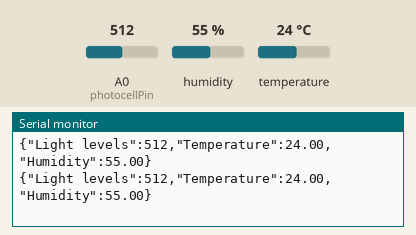
Recording of a sketch running on a simulated Arduino Uno, built with avr-gcc and run on an emulated ATmega328P. Shown: the last lines printed to the serial monitor. Wiring (inferred from the names in the program): DHT11 sensor: data pin 7. Inputs (shaded band) come from the test bench; at power-on: humidity 55 %, A0 (photocellPin) = 512, temperature 24 °C.

Above: at 1.8 s.
1.9 s: humidity set to 22 %
At 2.9 s:
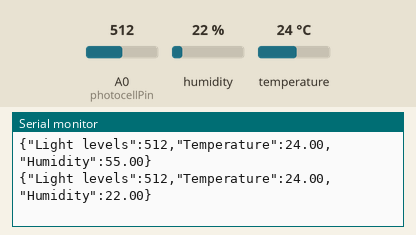
3.4 s: A0 (photocellPin) set to 716
At 4.7 s:
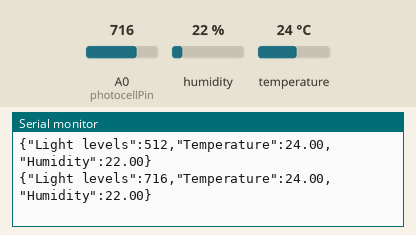
4.9 s: temperature set to 12 °C
At 6.0 s:
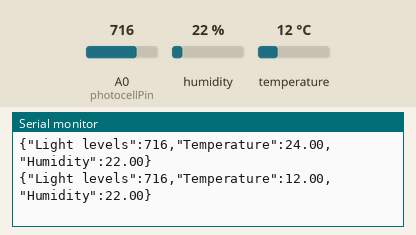
6.4 s: A0 (photocellPin) set to 900
At 7.7 s:
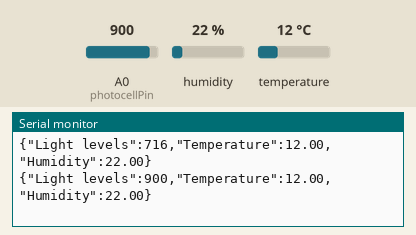
7.9 s: humidity set to 40 %
At 9.0 s:
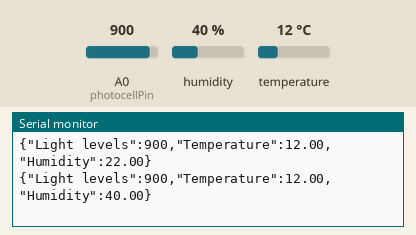
Timing chart, 0 to 10.4 s (numbered marks = the images above; inputs shaded):
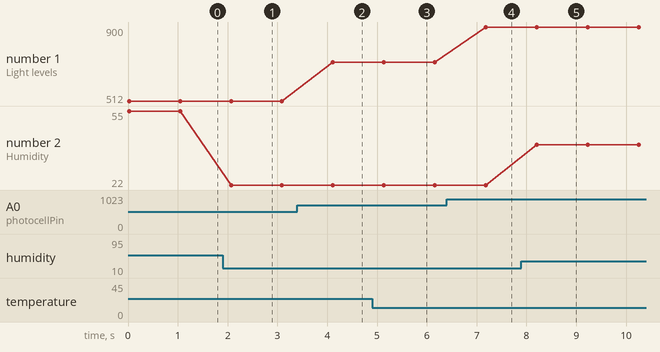

The sketch:

Weatherdetector.ino
```cpp
#include "DHT.h"
int photocellPin = 0;
int photocellReading;

dht DHT;

#define DHT11_PIN 7

void setup(){
  Serial.begin(9600);
}

void loop(){
  int chk = DHT.read11(DHT11_PIN);
  photocellReading = analogRead(photocellPin);
  Serial.print("{\"Light levels\":");
  Serial.print(photocellReading);
  Serial.print( ",\"Temperature\":");
  Serial.print(DHT.temperature);
  Serial.print( ",\"Humidity\":");
  Serial.print(DHT.humidity);
  Serial.println("}");
  delay(1000);
}
```

dht.cpp
```cpp
//
//    FILE: dht.cpp
//  AUTHOR: Rob Tillaart
// VERSION: 0.1.14
// PURPOSE: DHT Temperature & Humidity Sensor library for Arduino
//     URL: http://arduino.cc/playground/Main/DHTLib
//
// HISTORY:
// 0.1.14 replace digital read with faster (~3x) code => more robust low MHz machines.
// 0.1.13 fix negative temperature
// 0.1.12 support DHT33 and DHT44 initial version
// 0.1.11 renamed DHTLIB_TIMEOUT
// 0.1.10 optimized faster WAKEUP + TIMEOUT
// 0.1.09 optimize size: timeout check + use of mask
// 0.1.08 added formula for timeout based upon clockspeed
// 0.1.07 added support for DHT21
// 0.1.06 minimize footprint (2012-12-27)
// 0.1.05 fixed negative temperature bug (thanks to Roseman)
// 0.1.04 improved readability of code using DHTLIB_OK in code
// 0.1.03 added error values for temp and humidity when read failed
// 0.1.02 added error codes
// 0.1.01 added support for Arduino 1.0, fixed typos (31/12/2011)
// 0.1.00 by Rob Tillaart (01/04/2011)
//
// inspired by DHT11 library
//
// Released to the public domain
//

#include "dht.h"

/////////////////////////////////////////////////////
//
// PUBLIC
//

// return values:
// DHTLIB_OK
// DHTLIB_ERROR_CHECKSUM
// DHTLIB_ERROR_TIMEOUT
int dht::read11(uint8_t pin)
{
    // READ VALUES
    int rv = _readSensor(pin, DHTLIB_DHT11_WAKEUP);
    if (rv != DHTLIB_OK)
    {
        humidity    = DHTLIB_INVALID_VALUE; // invalid value, or is NaN prefered?
        temperature = DHTLIB_INVALID_VALUE; // invalid value
        return rv;
    }

    // CONVERT AND STORE
    humidity    = bits[0];  // bits[1] == 0;
    temperature = bits[2];  // bits[3] == 0;

    // TEST CHECKSUM
    // bits[1] && bits[3] both 0
    uint8_t sum = bits[0] + bits[2];
    if (bits[4] != sum) return DHTLIB_ERROR_CHECKSUM;

    return DHTLIB_OK;
}


// return values:
// DHTLIB_OK
// DHTLIB_ERROR_CHECKSUM
// DHTLIB_ERROR_TIMEOUT
int dht::read(uint8_t pin)
{
    // READ VALUES
    int rv = _readSensor(pin, DHTLIB_DHT_WAKEUP);
    if (rv != DHTLIB_OK)
    {
        humidity    = DHTLIB_INVALID_VALUE;  // invalid value, or is NaN prefered?
        temperature = DHTLIB_INVALID_VALUE;  // invalid value
        return rv; // propagate error value
    }

    // CONVERT AND STORE
    humidity = word(bits[0], bits[1]) * 0.1;
    temperature = word(bits[2] & 0x7F, bits[3]) * 0.1;
    if (bits[2] & 0x80)  // negative temperature
    {
        temperature = -temperature;
    }

    // TEST CHECKSUM
    uint8_t sum = bits[0] + bits[1] + bits[2] + bits[3];
    if (bits[4] != sum)
    {
        return DHTLIB_ERROR_CHECKSUM;
    }
    return DHTLIB_OK;
}

/////////////////////////////////////////////////////
//
// PRIVATE
//

// return values:
// DHTLIB_OK
// DHTLIB_ERROR_TIMEOUT
int dht::_readSensor(uint8_t pin, uint8_t wakeupDelay)
{
    // INIT BUFFERVAR TO RECEIVE DATA
    uint8_t mask = 128;
    uint8_t idx = 0;

    // replace digitalRead() with Direct Port Reads.
    // reduces footprint ~100 bytes => portability issue?
    // direct port read is about 3x faster
	uint8_t bit = digitalPinToBitMask(pin);
	uint8_t port = digitalPinToPort(pin);
    volatile uint8_t *PIR = portInputRegister(port);

    // EMPTY BUFFER
    for (uint8_t i = 0; i < 5; i++) bits[i] = 0;

    // REQUEST SAMPLE
    pinMode(pin, OUTPUT);
    digitalWrite(pin, LOW); // T-be
    delay(wakeupDelay);
    digitalWrite(pin, HIGH);   // T-go
    delayMicroseconds(40);
    pinMode(pin, INPUT);

    // GET ACKNOWLEDGE or TIMEOUT
    uint16_t loopCntLOW = DHTLIB_TIMEOUT;
    while ((*PIR & bit) == LOW )  // T-rel
    {
        if (--loopCntLOW == 0) return DHTLIB_ERROR_TIMEOUT;
    }

    uint16_t loopCntHIGH = DHTLIB_TIMEOUT;
    while ((*PIR & bit) != LOW )  // T-reh
    {
        if (--loopCntHIGH == 0) return DHTLIB_ERROR_TIMEOUT;
    }

    // READ THE OUTPUT - 40 BITS => 5 BYTES
    for (uint8_t i = 40; i != 0; i--)
    {
        loopCntLOW = DHTLIB_TIMEOUT;
        while ((*PIR & bit) == LOW )
        {
            if (--loopCntLOW == 0) return DHTLIB_ERROR_TIMEOUT;
        }

        uint32_t t = micros();

        loopCntHIGH = DHTLIB_TIMEOUT;
        while ((*PIR & bit) != LOW )
        {
            if (--loopCntHIGH == 0) return DHTLIB_ERROR_TIMEOUT;
        }

        if ((micros() - t) > 40)
        {
            bits[idx] |= mask;
        }
        mask >>= 1;
        if (mask == 0)   // next byte?
        {
            mask = 128;
            idx++;
        }
    }
    pinMode(pin, OUTPUT);
    digitalWrite(pin, HIGH);

    return DHTLIB_OK;
}
//
// END OF FILE
//
```

dht.h
```cpp
//
//    FILE: dht.h
//  AUTHOR: Rob Tillaart
// VERSION: 0.1.14
// PURPOSE: DHT Temperature & Humidity Sensor library for Arduino
//     URL: http://arduino.cc/playground/Main/DHTLib
//
// HISTORY:
// see dht.cpp file
//

#ifndef dht_h
#define dht_h

#if ARDUINO < 100
#include <WProgram.h>
#else
#include <Arduino.h>
#endif

#define DHT_LIB_VERSION "0.1.14"

#define DHTLIB_OK                0
#define DHTLIB_ERROR_CHECKSUM   -1
#define DHTLIB_ERROR_TIMEOUT    -2
#define DHTLIB_INVALID_VALUE    -999

#define DHTLIB_DHT11_WAKEUP     18
#define DHTLIB_DHT_WAKEUP       1

// max timeout is 100 usec.
// For a 16 Mhz proc 100 usec is 1600 clock cycles
// loops using DHTLIB_TIMEOUT use at least 4 clock cycli
// so 100 us takes max 400 loops
// so by dividing F_CPU by 40000 we "fail" as fast as possible
#define DHTLIB_TIMEOUT (F_CPU/40000)

class dht
{
public:
    // return values:
    // DHTLIB_OK
    // DHTLIB_ERROR_CHECKSUM
    // DHTLIB_ERROR_TIMEOUT
    int read11(uint8_t pin);
    int read(uint8_t pin);

    inline int read21(uint8_t pin) { return read(pin); };
    inline int read22(uint8_t pin) { return read(pin); };
    inline int read33(uint8_t pin) { return read(pin); };
    inline int read44(uint8_t pin) { return read(pin); };

    double humidity;
    double temperature;

private:
    uint8_t bits[5];  // buffer to receive data
    int _readSensor(uint8_t pin, uint8_t wakeupDelay);
};
#endif
//
// END OF FILE
//
```

Measured:
- after the input at 1.9 s, the serial monitor: prints a new line after 0.17 s (image 1)
- after the input at 3.4 s, the serial monitor: prints a new line after 0.71 s (image 2)
- after the input at 4.9 s, the serial monitor: prints a new line after 0.24 s (image 3)
- after the input at 6.4 s, the serial monitor: prints a new line after 0.78 s (image 4)
- after the input at 7.9 s, the serial monitor: prints a new line after 0.31 s (image 5)
- plotted number 1: 512 → 716 after the input at 3.4 s, 716 → 900 after the input at 6.4 s
- plotted number 2: 55 → 22 after the input at 1.9 s, 22 → 40 after the input at 7.9 s
